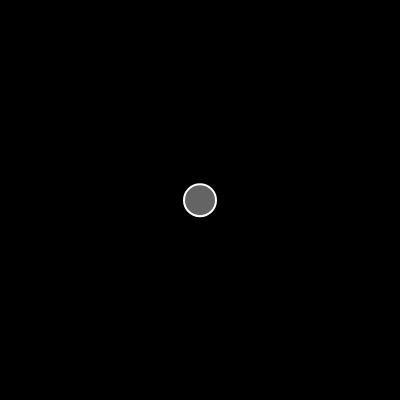
Frame 1 (no input)
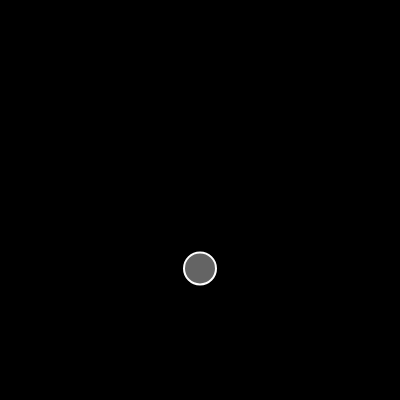
Frame 60 (no input)
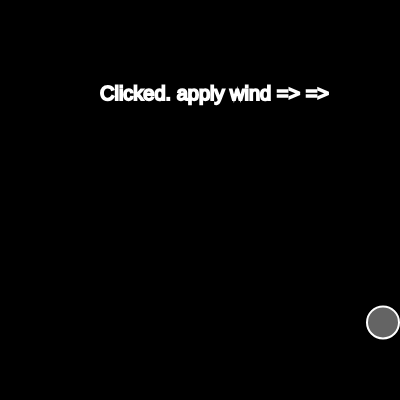
Frame 120 (the mouse pressed at the canvas centre since frame 60)

The p5.js sketch that drew these frames (run headless with seeded random() and noise() and a simulated clock; from frame 60 on, the mouse is pressed at the canvas centre):

// p5.js sketch
// ── sketch.js
// 중력과 바람

let mover;
let isClicked = false;

function setup() {
  createCanvas(400, 400);
  mover = new Mover(200, 200);
}

function draw() {
  background(0);

  if (mouseIsPressed) {
    let wind = createVector(0.1, 0);
    mover.applyFoce(wind);
    isClicked = true;
  } else {
    isClicked = false;
  }
  console.log(isClicked);
  // 가짜 중력 만들기
  let gravity = createVector(0, 0.2);

  mover.applyFoce(gravity);

  mover.update();
  mover.edges(gravity);
  mover.show();
  fill(255);
  textSize(20);

  if (isClicked) {
    text("Clicked. apply wind => =>", 100, 100);
  } else {
    text("", 100, 100);
  }
}

// ── mover.js
class Mover {
  constructor(x, y) {
    this.pos = createVector(x, y);
    this.vel = createVector(0, 0);
    this.acc = createVector(0, 0);
    this.r = 16;

    // 임의의 값을 velocity 초기값으로 주게되면 화면 밖으로 벗어남 (x축 이동)
    // this.vel = p5.Vector.random2D();
    // this.vel.mult(random(3));
  }

  applyFoce(force) {
    this.acc.add(force);
    // Force = Mass * Acceleration
    // -> 코드 상에 질량이란 건 존재하지 않기때문에 Force(벡터) = Acceleration(벡터)
  }

  edges() {
    // 공이 바닥에 닿는다면 반대방향으로 튕기게 만든다
    if (this.pos.y >= height - this.r) {
      this.pos.y = height - this.r;
      this.vel.y *= -1;
    }
    if (this.pos.x >= width - this.r) {
      this.pos.x = width - this.r;
      this.vel.x *= -1;
    } else if (this.pos.x <= 0 - this.r) {
      this.pos.x = this.r;
      this.vel.x *= -1;
    }
  }

  update() {
    // 마우스위치와 mover의 위치에 따라서 가속도를 주는 방법
    // let mouse = createVector(mouseX, mouseY);
    // this.acc = p5.Vector.sub(mouse, this.pos);
    // this.acc.setMag(0.1);

    this.vel.add(this.acc);
    // this.vel.limit(5); // 속도 제한 - random walker와 비슷한 움직임
    this.pos.add(this.vel);
    this.acc.set(0, 0); // 매 애니메이션이 끝날 때마다 가속도 값을 0으로 초기화시킨다
  }

  show() {
    stroke(255);
    strokeWeight(2);
    fill(255, 100);
    ellipse(this.pos.x, this.pos.y, this.r * 2);
  }
}
